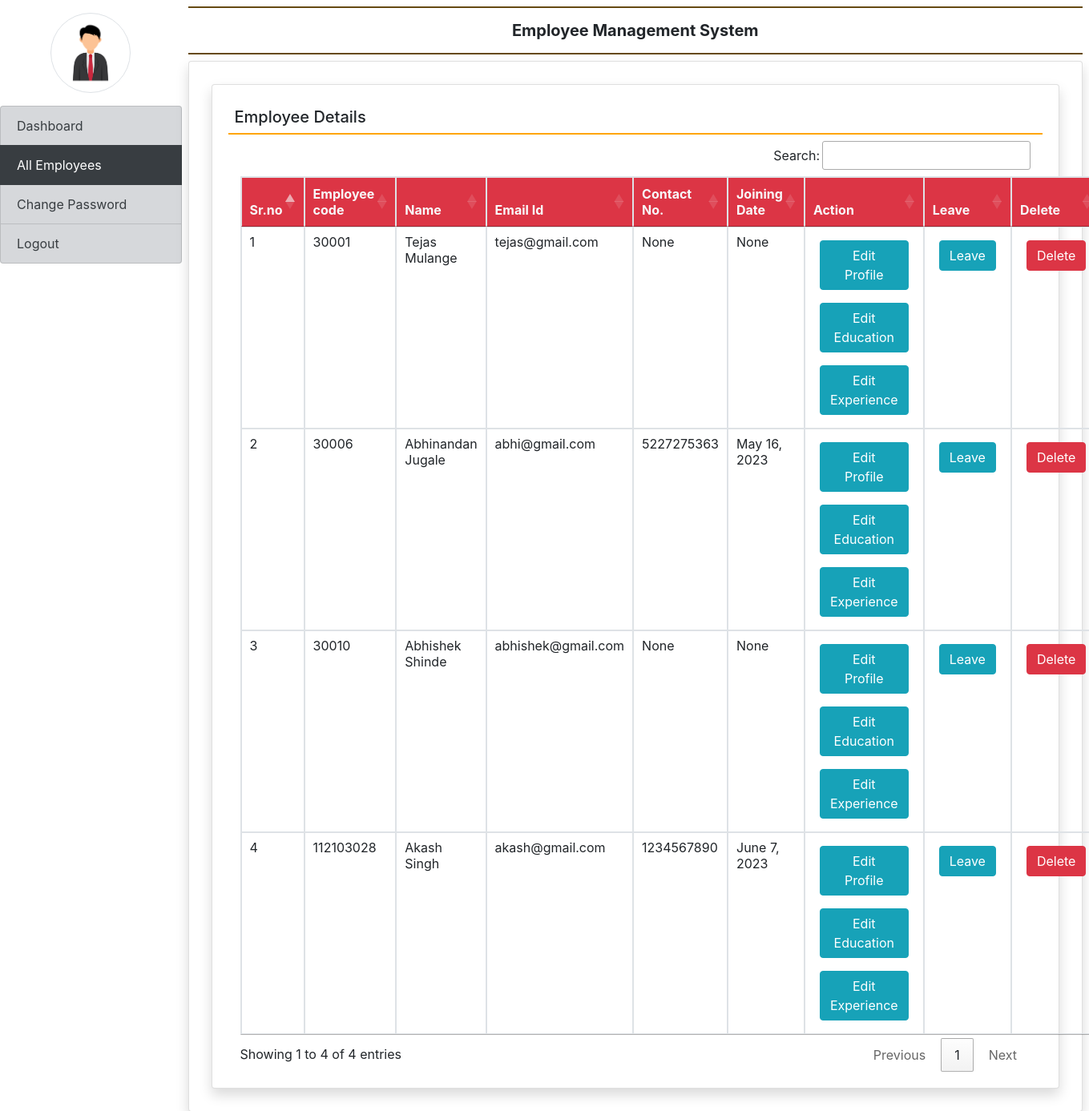
Page /all_employee/ (signed in) on the committed database.
### employee/models.py (models this page shows, shortened)
class EmployeeDetail(models.Model):
    user = models.ForeignKey(User,on_delete=models.CASCADE)
    empcode = models.CharField(max_length=50)
    empdept = models.CharField(max_length=100,null=True)
    designation = models.CharField(max_length=100,null=True)
    contact = models.CharField(max_length=15,null=True)
    gender = models.CharField(max_length=50,null=True)
    joiningdate = models.DateField(null=True)

### employee/views.py (the view)
# urls.py: path('all_employee/',all_employee,name='all_employee'),
def all_employee(request):
    if not request.user.is_authenticated:
        return redirect('admin_login')
    employee = EmployeeDetail.objects.all()
    return render(request,'all_employee.html',locals())

### employee/templates/all_employee.html
{% extends 'admin_base.html' %}
{% block main %}
<div class="card shadow m-2">
    <div class="card-body">
        <h5 class="p-2" style="border-bottom:2px solid orange">Employee Details</h5>
        <div class="container fluid">
            <table id="example" class="table table-bordered table-hover">
                <thead class="text-light  bg-danger">
                    <tr>
                        <th> Sr.no</th>
                        <th> Employee code</th>
                        <th> Name</th>
                        <th> Email Id</th>
                        <th> Contact No.</th>
                        <th> Joining Date</th>
                        <th> Action</th>
                        <th>Leave</th>
                        <th> Delete</th>
                    </tr>
                </thead>
                <tbody>
                    {% for i in employee %}
                    <tr>
                        <td>{{forloop.counter}}</td>
                        <td>{{i.empcode}}</td>
                        <td>{{i.user.first_name}} {{i.user.last_name}}</td>
                        <td>{{i.user.username}}</td>
                        <td>{{i.contact}}</td>
                        <td>{{i.joiningdate}}</td>
                        <td><a href="{% url 'edit_profile' i.user.id %}" class="btn btn-info m-2 px-4">Edit Profile</a>
                            <br>
                            <a href="{% url 'edit_education' i.user.id %}" class="btn btn-info m-2">Edit Education</a>
                            <br>
                            <a href="{% url 'edit_experience' i.user.id %}" class="btn btn-info m-2">Edit Experience</a></td>
                        <td><a href="{% url 'edit_leave' i.user.id %}" class="btn btn-info m-2">Leave</a></td>
                        <td><a href="{% url 'delete_employee' i.user.id %}" class="btn btn-danger m-2">Delete</a></td>
                    </tr>
                    {% endfor %}
                </tbody>
            </table>
        </div>
    </div>
</div>
{% endblock %}

### employee/templates/admin_base.html (shortened to what this page needs)
{% load static %}
<html>
    <head>
        <link rel="stylesheet" href="https://cdn.jsdelivr.net/npm/bootstrap@4.6.2/dist/css/bootstrap.min.css">
        <link rel="stylesheet" href="https://use.fontawesome.com/releases/v5.7.0/css/all.css">
        <link rel="stylesheet" href="https://cdn.datatables.net/1.13.4/css/jquery.dataTables.min.css">
        <link rel="stylesheet" href="https://cdn.datatables.net/buttons/2.3.6/css/buttons.dataTables.min.css">
    </head>
    <body>
        <div class="container-fluid">
            <div class="row">
                <div class="col-sm-2 p-0">
                    <center><img src="{% static 'images/emp1.png' %}" width="100" height="100" class="img-thumbnail rounded-circle my-3" alt=""></center>
                    <div class="list-group">
                        <a href="{% url 'admin_home' %}" class="list-group-item list-group-item-secondary list-group-item-action {% if request.path == '/emp_home/' %} active{% endif %}">Dashboard</a>
                        <a href="{% url 'all_employee' %}" class="list-group-item list-group-item-secondary list-group-item-action {% if request.path == '/all_employee/' %} active{% endif %}">All Employees</a>
                        <a href="{% url 'change_passwordadmin' %}" class="list-group-item list-group-item-secondary list-group-item-action {% if request.path == '/change_passwordadmin/' %} active{% endif %}">Change Password</a>
                        <a href="{% url 'logout' %}" class="list-group-item list-group-item-secondary list-group-item-action">Logout</a>
                    </div>
                </div>
                <div class="col-sm-10 p-0">
                    <div class="container-fluid p-2">
                        <h5 class="text-center p-3 font-weight-bold" style="border-bottom : 2px solid rgb(102, 74, 18); border-top : 2px solid rgb(102, 74, 18)">Employee Management System</h5>
                        <div class="card shadow" style="min-height:89vh">
                            <div class="card-body">
                                {% block main %}
                                {% endblock %}
                            </div>
                        </div>
                    </div>
                </div>
            </div>
        </div>
    </body>
</html>

### rows in the picture
EmployeeDetail: empcode "30001", user.first_name "Tejas", user.last_name "Mulange", user.username "tejas@gmail.com", contact "None", joiningdate "None"
EmployeeDetail: empcode "30006", user.first_name "Abhinandan", user.last_name "Jugale", user.username "abhi@gmail.com", contact "5227275363", joiningdate "May 16, 2023"
EmployeeDetail: empcode "30010", user.first_name "Abhishek", user.last_name "Shinde", user.username "abhishek@gmail.com", contact "None", joiningdate "None"
EmployeeDetail: empcode "112103028", user.first_name "Akash", user.last_name "Singh", user.username "akash@gmail.com", contact "1234567890", joiningdate "June 7, 2023"
